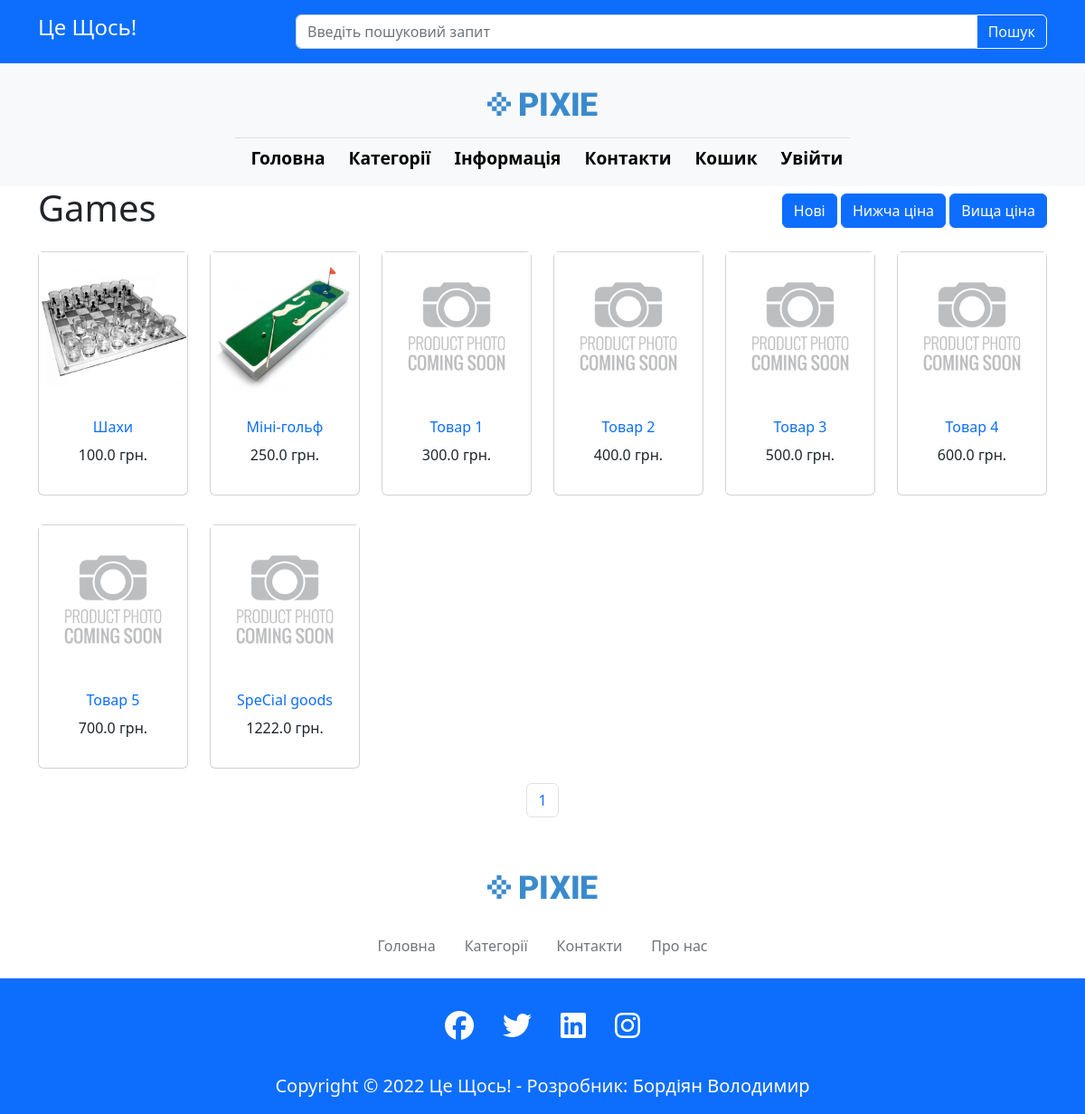
The app's page /product_category/9eb6642d-d6b6-4036-86ef-2d7179b193e1/ with its own data.
### goods/models.py (models this page shows, shortened)
class Category(models.Model):
    name = models.CharField(max_length=200)
    featured_img = models.ImageField(default="default.png")
    created = models.DateTimeField(auto_now_add=True)
    id = models.UUIDField(default=uuid.uuid4, unique=True,
                          primary_key=True, editable=False)
    def __str__(self):
        return str(self.name)

class Product(models.Model):
    prod_category = models.ForeignKey(Category, on_delete=models.DO_NOTHING)
    name = models.CharField(max_length=200)
    description = models.TextField(null=True, blank=True)
    price = models.FloatField(max_length=30)
    discount = models.FloatField(max_length=30, null=True, blank=True)
    featured_img = models.ImageField(default="default.png")
    img1 = models.ImageField(null=True, blank=True, default="default.png")
    img2 = models.ImageField(null=True, blank=True, default="default.png")
    img3 = models.ImageField(null=True, blank=True, default="default.png")
    tags = models.ManyToManyField('Tag', blank=True)
    created = models.DateTimeField(auto_now_add=True)
    id = models.UUIDField(default=uuid.uuid4, unique=True,
                          primary_key=True, editable=False)
    class Meta:
        ordering = ['price']
    class NewMeta(Meta):
        def high_price(self):
            ordering = ['-price']

### goods/views.py (the view)
# urls.py: path('product_category/<str:pk>/', views.product_category, name="product_category"),
def product_category(request, pk):
    category_id = Category.objects.get(id=pk)
    products = Product.objects.all().filter(prod_category=category_id)
    custom_range = ""
    if request.method == "POST":
        if request.POST.get('high') == 'high':
            products = products.order_by('-price')
        if request.POST.get('low') == 'low':
            products = products.order_by('price')
            print('low')
        if request.POST.get('new') == 'new':
            products = products.order_by('-created')
            print('new')
    else:
        custom_range, products = paginateProducts(request, products, 12)
    if request.method == "GET":
        print(request.GET.get('page'))
    context = {
        'products': products,
        'custom_range': custom_range,
        'category_id': category_id
    }
    return render(request, 'goods/product_category.html', context)

### goods/utils.py (called while the page is built)
def paginateProducts(request, products, results):
    page = request.GET.get('page')
    paginator = Paginator(products, results)
    try:
        products = paginator.page(page)
    except PageNotAnInteger:
        page = 1
        products = paginator.page(page)
    except EmptyPage:
        page = paginator.num_pages
        products = paginator.page(page)
    leftIndex = (int(page) - 4)
    if leftIndex < 1:
        leftIndex = 1
    rightIndex = (int(page) + 5)
    if rightIndex > paginator.num_pages:
        rightIndex = paginator.num_pages + 1
    custom_range = range(leftIndex, rightIndex)
    return custom_range, products

### goods/templates/goods/product_category.html (shortened to what this page needs)
{% extends 'main.html' %}
{% load static %}
{% block content %}
    <div class="featured-page">
      <div class="container">
        <div class="row">
          <div class="col-md-4 col-sm-12">
            <div class="section-heading">
              <h1>{{category_id}}</h1>
            </div>
          </div>
          <div class="col-md-8 col-sm-12 d-flex">
            <div id="filters" class="button-group ms-auto mt-2">
              <form action="{% url 'product_category' category_id.id %}" method="POST">
              <button type="submit" name="new" class="btn btn-primary" value="new" data-filter=".new">Нові</button>
              <button type="submit" name="low" class="btn btn-primary" value="low" data-filter=".low">Нижча ціна</button>
              <button type="submit" name="high" class="btn btn-primary" data-filter=".high" value="high">Вища ціна</button>
              </form>
            </div>
          </div>
        </div>
      </div>
    </div>
      <div class="section" id="category-goods">
        <div class="container">
          <div class="row">
            {% for product in products %}
            <div class="col-sm-6 col-md-3 col-lg-2">
              <div class="card my-3 mx-auto text-center"  style="width: 100%;">
                <a href="{% url 'goods_article' product.id %}">
                  <img class="img-fluid" src="{{product.featured_img.url}}" alt="" class="card-img-top">
                </a>
                <div class="card-body">
                  <h5 class="card-title"><a class="text-decoration-none fs-6" href="{% url 'goods_article' product.id %}">{{product.name}}</a></h5>
                  <p>{{product.price}} грн.</p>
                </div>
              </div>
            </div>
            {% endfor %}
          </div>
        </div>
      </div>
    <div class="page-navigation">
      <div class="container">
        <div class="row">
          <div class="col-md-12  d-flex mx-auto">
            {% include 'pagination.html' with queryset=products custom_range=custom_range %}
          </div>
        </div>
      </div>
    </div>
{% endblock %}

### records on screen
Category: name "Games"
Product: featured_img (picture), name "Шахи", price "100.0"
Product: featured_img (picture), name "Міні-гольф", price "250.0"
Product: featured_img (placeholder picture), name "Товар 1", price "300.0"
Product: featured_img (placeholder picture), name "Товар 2", price "400.0"
Product: featured_img (placeholder picture), name "Товар 3", price "500.0"
Product: featured_img (placeholder picture), name "Товар 4", price "600.0"
Product: featured_img (placeholder picture), name "Товар 5", price "700.0"
Product: featured_img (placeholder picture), name "SpeCial goods", price "1222.0"

### other values on screen
{{ page }} "1"
